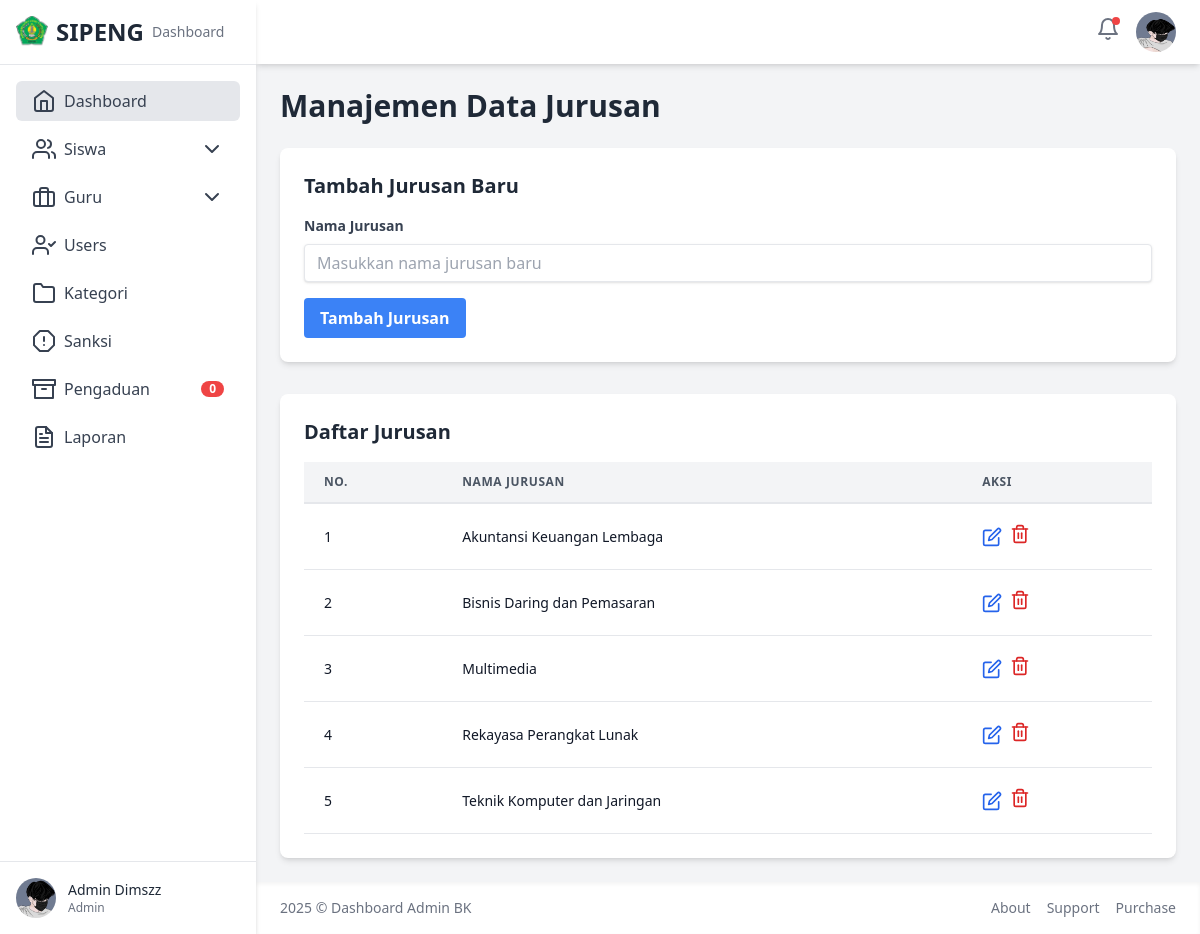
Page /views/admin/Data_jurusan.php (signed in) on the committed database.
### tables this page shows
CREATE TABLE IF NOT EXISTS `jurusan` (
  `id` int NOT NULL AUTO_INCREMENT,
  `nama_jurusan` varchar(100) NOT NULL,
  PRIMARY KEY (`id`),
  UNIQUE KEY `nama_jurusan` (`nama_jurusan`)
);

### controllers/JurusanController.php (called while the page is built, shortened)
<?php
$error_message = '';
$jurusan_data = [];
if (empty($error_message)) {
    $sql_fetch_jurusan = "SELECT id, nama_jurusan FROM jurusan ORDER BY nama_jurusan ASC";
    $result_fetch_jurusan = mysqli_query($conn, $sql_fetch_jurusan);
    if ($result_fetch_jurusan) {
        while ($row = mysqli_fetch_assoc($result_fetch_jurusan)) {
            $jurusan_data[] = $row;
        }
    } else {
        $error_message = 'Gagal mengambil data jurusan: ' . mysqli_error($conn);
    }
}

### views/admin/Data_jurusan.php (the view, shortened to what this page needs)
<?php
include 'header.php';
include '../../controllers/JurusanController.php';
?>
<main class="flex-1 p-6 overflow-y-auto">
    <h2 class="text-3xl font-bold text-gray-800 dark:text-white mb-6">
        Manajemen Data Jurusan
    </h2>
    <div class="bg-white dark:bg-gray-800 p-6 rounded-lg shadow-md mb-8">
        <h3 class="text-xl font-semibold text-gray-800 dark:text-white mb-4">Tambah Jurusan Baru</h3>
        <form action="" method="POST">
            <div class="mb-4">
                <label for="add_nama_jurusan" class="block text-gray-700 dark:text-gray-300 text-sm font-bold mb-2">
                    Nama Jurusan
                </label>
                <input type="text" id="add_nama_jurusan" name="nama_jurusan"
                    class="shadow appearance-none border rounded w-full py-2 px-3 text-gray-700 leading-tight focus:outline-none focus:shadow-outline dark:bg-gray-700 dark:text-white dark:border-gray-600"
                    placeholder="Masukkan nama jurusan baru" required>
            </div>
            <button type="submit"
                class="bg-blue-500 hover:bg-blue-700 text-white font-bold py-2 px-4 rounded focus:outline-none focus:shadow-outline">
                Tambah Jurusan
            </button>
        </form>
    </div>
    <div class="bg-white dark:bg-gray-800 p-6 rounded-lg shadow-md">
        <h3 class="text-xl font-semibold text-gray-800 dark:text-white mb-4">Daftar Jurusan</h3>
        <div class="overflow-x-auto">
            <table class="min-w-full leading-normal">
                <thead>
                    <tr>
                        <th
                            class="px-5 py-3 border-b-2 border-gray-200 dark:border-gray-700 bg-gray-100 dark:bg-gray-700 text-left text-xs font-semibold text-gray-600 dark:text-gray-300 uppercase tracking-wider">
                            No.
                        </th>
                        <th
                            class="px-5 py-3 border-b-2 border-gray-200 dark:border-gray-700 bg-gray-100 dark:bg-gray-700 text-left text-xs font-semibold text-gray-600 dark:text-gray-300 uppercase tracking-wider">
                            Nama Jurusan
                        </th>
                        <th
                            class="px-5 py-3 border-b-2 border-gray-200 dark:border-gray-700 bg-gray-100 dark:bg-gray-700 text-left text-xs font-semibold text-gray-600 dark:text-gray-300 uppercase tracking-wider">
                            Aksi
                        </th>
                    </tr>
                </thead>
                <tbody>
                    <?php if (empty($jurusan_data)): ?>
                    <tr>
                        <td colspan="3"
                            class="px-5 py-5 border-b border-gray-200 dark:border-gray-700 bg-white dark:bg-gray-800 text-sm text-gray-900 dark:text-gray-200 text-center">
                            Tidak ada data jurusan.
                        </td>
                    </tr>
                    <?php else: ?>
                    <?php $no = 1;
                        ?>
                    <?php foreach ($jurusan_data as $jurusan): ?>
                    <tr>
                        <td
                            class="px-5 py-5 border-b border-gray-200 dark:border-gray-700 bg-white dark:bg-gray-800 text-sm text-gray-900 dark:text-gray-200">
                            <?= $no++; ?>
                        </td>
                        <td
                            class="px-5 py-5 border-b border-gray-200 dark:border-gray-700 bg-white dark:bg-gray-800 text-sm text-gray-900 dark:text-gray-200">
                            <?= htmlspecialchars($jurusan['nama_jurusan']) ?>
                        </td>
                        <td
                            class="px-5 py-5 border-b border-gray-200 dark:border-gray-700 bg-white dark:bg-gray-800 text-sm">
                            <div class="flex items-center space-x-2">
                                <button
                                    class="text-blue-600 hover:text-blue-900 dark:text-blue-400 dark:hover:text-blue-200 edit-btn"
                                    data-id="<?= htmlspecialchars($jurusan['id']) ?>"
                                    data-nama="<?= htmlspecialchars($jurusan['nama_jurusan']) ?>">
                                    <i data-feather="edit" class="w-5 h-5"></i>
                                </button>
                                <form action="" method="POST"
                                    onsubmit="return confirm('Apakah Anda yakin ingin menghapus jurusan ini?');">
                                    <button type="submit"
                                        class="text-red-600 hover:text-red-900 dark:text-red-400 dark:hover:text-red-200">
                                        <i data-feather="trash-2" class="w-5 h-5"></i>
                                    </button>
                                </form>
                            </div>
                        </td>
                    </tr>
                    <?php endforeach; ?>
                    <?php endif; ?>
                </tbody>
            </table>
        </div>
    </div>
</main>
<?php include 'footer.php'; ?>

### rows in the picture
jurusan: nama_jurusan "Akuntansi Keuangan Lembaga"
jurusan: nama_jurusan "Bisnis Daring dan Pemasaran"
jurusan: nama_jurusan "Multimedia"
jurusan: nama_jurusan "Rekayasa Perangkat Lunak"
jurusan: nama_jurusan "Teknik Komputer dan Jaringan"

### other values in the picture
$latest_reports_count "0"
$user_nama "Admin Dimszz"
$user_role "Admin"
